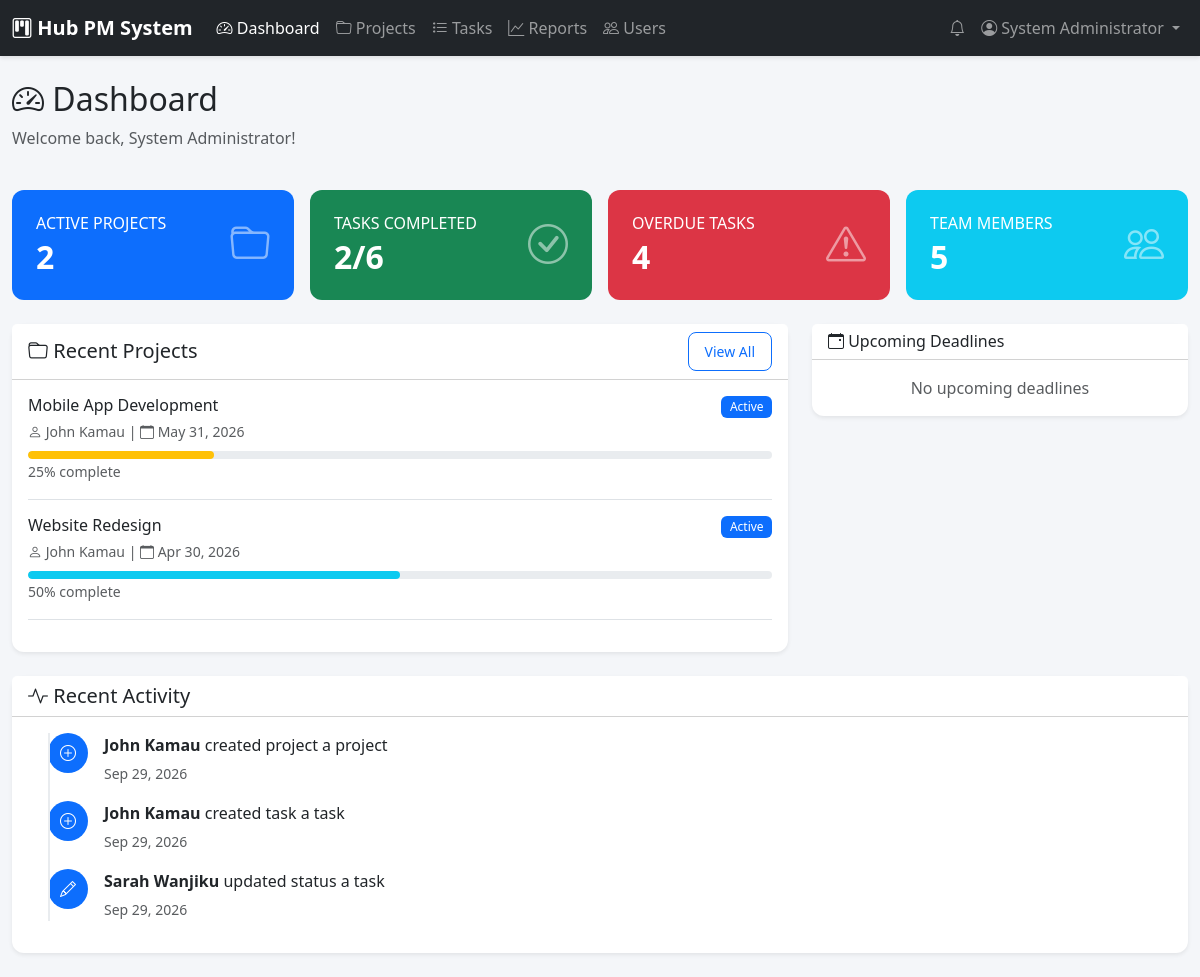
/dashboard.php (signed in), run on the app's committed database.
### tables this page shows
CREATE TABLE projects (
    project_id INT PRIMARY KEY AUTO_INCREMENT,
    title VARCHAR(200) NOT NULL,
    description TEXT,
    start_date DATE NOT NULL,
    end_date DATE NOT NULL,
    manager_id INT NOT NULL,
    status ENUM('Planning', 'Active', 'On Hold', 'Completed', 'Cancelled') DEFAULT 'Planning',
    created_at TIMESTAMP DEFAULT CURRENT_TIMESTAMP,
    updated_at TIMESTAMP DEFAULT CURRENT_TIMESTAMP ON UPDATE CURRENT_TIMESTAMP,
    FOREIGN KEY (manager_id) REFERENCES users(user_id)
);

CREATE TABLE users (
    user_id INT PRIMARY KEY AUTO_INCREMENT,
    username VARCHAR(50) NOT NULL UNIQUE,
    email VARCHAR(100) NOT NULL UNIQUE,
    password_hash VARCHAR(255) NOT NULL,
    full_name VARCHAR(100) NOT NULL,
    role_id INT NOT NULL,
    is_active BOOLEAN DEFAULT TRUE,
    created_at TIMESTAMP DEFAULT CURRENT_TIMESTAMP,
    updated_at TIMESTAMP DEFAULT CURRENT_TIMESTAMP ON UPDATE CURRENT_TIMESTAMP,
    FOREIGN KEY (role_id) REFERENCES roles(role_id)
);

CREATE TABLE activity_logs (
    log_id INT PRIMARY KEY AUTO_INCREMENT,
    user_id INT NOT NULL,
    action VARCHAR(100) NOT NULL,
    entity_type VARCHAR(50) NOT NULL,
    entity_id INT NOT NULL,
    old_value TEXT,
    new_value TEXT,
    created_at TIMESTAMP DEFAULT CURRENT_TIMESTAMP,
    FOREIGN KEY (user_id) REFERENCES users(user_id)
);

### dashboard.php (the view, shortened to what this page needs)
<?php
require_once 'includes/functions.php';
$database = new Database();
$db = $database->getConnection();
$role = $_SESSION['role'];
if ($role === 'Administrator' || $role === 'Project Manager') {
    $projectQuery = "SELECT COUNT(*) as total FROM projects WHERE status != 'Cancelled'";
    $projectStmt = $db->prepare($projectQuery);
    $projectStmt->execute();
    $totalProjects = $projectStmt->fetch()['total'];
    $taskQuery = "SELECT
                    COUNT(*) as total,
                    SUM(CASE WHEN status = 'Completed' THEN 1 ELSE 0 END) as completed
                  FROM tasks";
    $taskStmt = $db->prepare($taskQuery);
    $taskStmt->execute();
    $taskStats = $taskStmt->fetch();
    $overdueQuery = "SELECT COUNT(*) as total FROM tasks
                     WHERE status != 'Completed' AND due_date < CURDATE()";
    $overdueStmt = $db->prepare($overdueQuery);
    $overdueStmt->execute();
    $overdueTasks = $overdueStmt->fetch()['total'];
    $memberQuery = "SELECT COUNT(*) as total FROM users WHERE is_active = 1";
    $memberStmt = $db->prepare($memberQuery);
    $memberStmt->execute();
    $totalMembers = $memberStmt->fetch()['total'];
    $projectsQuery = "SELECT p.*, u.full_name as manager_name
                      FROM projects p
                      JOIN users u ON p.manager_id = u.user_id
                      WHERE p.status != 'Cancelled'
                      ORDER BY p.created_at DESC
                      LIMIT 5";
    $projectsStmt = $db->prepare($projectsQuery);
    $projectsStmt->execute();
    $recentProjects = $projectsStmt->fetchAll();
}
$deadlineQuery = "SELECT t.*, p.title as project_title, u.full_name as assignee_name
                  FROM tasks t
                  JOIN projects p ON t.project_id = p.project_id
                  LEFT JOIN users u ON t.assigned_to = u.user_id
                  WHERE t.status != 'Completed'
                  AND t.due_date BETWEEN CURDATE() AND DATE_ADD(CURDATE(), INTERVAL 7 DAY)";
$deadlineQuery .= " ORDER BY t.due_date ASC LIMIT 5";
$deadlineStmt = $db->prepare($deadlineQuery);
$deadlineStmt->execute();
$upcomingDeadlines = $deadlineStmt->fetchAll();
$activityQuery = "SELECT al.*, u.full_name
                  FROM activity_logs al
                  JOIN users u ON al.user_id = u.user_id
                  ORDER BY al.created_at DESC
                  LIMIT 8";
$activityStmt = $db->prepare($activityQuery);
$activityStmt->execute();
$recentActivity = $activityStmt->fetchAll();
?>
<!DOCTYPE html>
<html lang="en">
<head>
    <link href="https://cdn.jsdelivr.net/npm/bootstrap@5.3.0/dist/css/bootstrap.min.css" rel="stylesheet">
    <link href="https://cdn.jsdelivr.net/npm/bootstrap-icons@1.10.0/font/bootstrap-icons.css" rel="stylesheet">
    <link href="assets/css/style.css" rel="stylesheet">
</head>
<body>
    <?php include 'includes/navbar.php'; ?>
    <div class="container-fluid py-4">
        <div class="row mb-4">
            <div class="col-12">
                <h2><i class="bi bi-speedometer2"></i> Dashboard</h2>
                <p class="text-muted">Welcome back, <?php echo escape($_SESSION['full_name']); ?>!</p>
            </div>
        </div>
        <div class="row g-3 mb-4">
            <?php if ($role === 'Administrator' || $role === 'Project Manager'): ?>
            <div class="col-md-3">
                <div class="card stat-card bg-primary text-white">
                    <div class="card-body">
                        <div class="d-flex justify-content-between">
                            <div>
                                <h6 class="text-uppercase mb-1">Active Projects</h6>
                                <h2 class="mb-0"><?php echo $totalProjects; ?></h2>
                            </div>
                            <i class="bi bi-folder fs-1 opacity-50"></i>
                        </div>
                    </div>
                </div>
            </div>
            <?php endif; ?>
            <div class="col-md-3">
                <div class="card stat-card bg-success text-white">
                    <div class="card-body">
                        <div class="d-flex justify-content-between">
                            <div>
                                <h6 class="text-uppercase mb-1">Tasks Completed</h6>
                                <h2 class="mb-0"><?php echo $taskStats['completed'] ?? 0; ?>/<?php echo $taskStats['total'] ?? 0; ?></h2>
                            </div>
                            <i class="bi bi-check-circle fs-1 opacity-50"></i>
                        </div>
                    </div>
                </div>
            </div>
            <div class="col-md-3">
                <div class="card stat-card bg-danger text-white">
                    <div class="card-body">
                        <div class="d-flex justify-content-between">
                            <div>
                                <h6 class="text-uppercase mb-1">Overdue Tasks</h6>
                                <h2 class="mb-0"><?php echo $overdueTasks; ?></h2>
                            </div>
                            <i class="bi bi-exclamation-triangle fs-1 opacity-50"></i>
                        </div>
                    </div>
                </div>
            </div>
            <?php if ($role === 'Administrator' || $role === 'Project Manager'): ?>
            <div class="col-md-3">
                <div class="card stat-card bg-info text-white">
                    <div class="card-body">
                        <div class="d-flex justify-content-between">
                            <div>
                                <h6 class="text-uppercase mb-1">Team Members</h6>
                                <h2 class="mb-0"><?php echo $totalMembers; ?></h2>
                            </div>
                            <i class="bi bi-people fs-1 opacity-50"></i>
                        </div>
                    </div>
                </div>
            </div>
            <?php endif; ?>
        </div>
        <div class="row g-4">
            <?php if (!empty($recentProjects)): ?>
            <div class="col-lg-8">
                <div class="card shadow-sm">
                    <div class="card-header bg-white d-flex justify-content-between align-items-center">
                        <h5 class="mb-0"><i class="bi bi-folder"></i> Recent Projects</h5>
                        <a href="projects.php" class="btn btn-sm btn-outline-primary">View All</a>
                    </div>
                    <div class="card-body">
                        <?php foreach ($recentProjects as $project):
                            $progress = calculateProjectProgress($project['project_id']);
                        ?>
                        <div class="mb-3 pb-3 border-bottom">
                            <div class="d-flex justify-content-between align-items-start mb-2">
                                <div>
                                    <h6 class="mb-1"><?php echo escape($project['title']); ?></h6>
                                    <small class="text-muted">
                                        <i class="bi bi-person"></i> <?php echo escape($project['manager_name']); ?> |
                                        <i class="bi bi-calendar"></i> <?php echo formatDate($project['end_date']); ?>
                                    </small>
                                </div>
                                <?php echo getStatusBadge($project['status']); ?>
                            </div>
                            <div class="progress" style="height: 8px;">
                                <div class="progress-bar <?php echo getProgressColor($progress); ?>"
                                     style="width: <?php echo $progress; ?>%"></div>
                            </div>
                            <small class="text-muted"><?php echo $progress; ?>% complete</small>
                        </div>
                        <?php endforeach; ?>
                    </div>
                </div>
            </div>
            <?php endif; ?>
            <div class="col-lg-4">
                <div class="card shadow-sm">
                    <div class="card-header bg-white">
                        <h6 class="mb-0"><i class="bi bi-calendar-event"></i> Upcoming Deadlines</h6>
                    </div>
                    <div class="card-body p-0">
                        <?php if (empty($upcomingDeadlines)): ?>
                            <p class="text-muted text-center py-3 mb-0">No upcoming deadlines</p>
                        <?php endif; ?>
                    </div>
                </div>
            </div>
        </div>
        <div class="row mt-4">
            <div class="col-12">
                <div class="card shadow-sm">
                    <div class="card-header bg-white">
                        <h5 class="mb-0"><i class="bi bi-activity"></i> Recent Activity</h5>
                    </div>
                    <div class="card-body">
                        <?php if (empty($recentActivity)): ?>
                            <p class="text-muted text-center py-3 mb-0">No recent activity</p>
                        <?php else: ?>
                            <div class="timeline">
                                <?php foreach ($recentActivity as $activity): ?>
                                <div class="d-flex mb-3">
                                    <div class="flex-shrink-0">
                                        <div class="activity-icon bg-primary text-white rounded-circle d-flex align-items-center justify-content-center" style="width: 40px; height: 40px;">
                                            <i class="bi bi-<?php
                                                echo strpos($activity['action'], 'create') !== false ? 'plus-circle' :
                                                    (strpos($activity['action'], 'update') !== false ? 'pencil' : 'trash');
                                            ?>"></i>
                                        </div>
                                    </div>
                                    <div class="flex-grow-1 ms-3">
                                        <p class="mb-1">
                                            <strong><?php echo escape($activity['full_name']); ?></strong>
                                            <?php echo escape(str_replace('_', ' ', $activity['action'])); ?>
                                            a <?php echo escape($activity['entity_type']); ?>
                                        </p>
                                        <small class="text-muted"><?php echo timeAgo($activity['created_at']); ?></small>
                                    </div>
                                </div>
                                <?php endforeach; ?>
                            </div>
                        <?php endif; ?>
                    </div>
                </div>
            </div>
        </div>
    </div>
</body>
</html>

### includes/functions.php (shortened to what this page needs)
<?php
function escape($string) {
    return htmlspecialchars($string ?? '', ENT_QUOTES, 'UTF-8');
}
function formatDate($date, $format = 'M d, Y') {
    return date($format, strtotime($date));
}
function timeAgo($datetime) {
    $timestamp = strtotime($datetime);
    $difference = time() - $timestamp;
    if ($difference < 60) {
        return 'Just now';
    } elseif ($difference < 3600) {
        $minutes = floor($difference / 60);
        return $minutes . ' minute' . ($minutes > 1 ? 's' : '') . ' ago';
    } elseif ($difference < 86400) {
        $hours = floor($difference / 3600);
        return $hours . ' hour' . ($hours > 1 ? 's' : '') . ' ago';
    } elseif ($difference < 604800) {
        $days = floor($difference / 86400);
        return $days . ' day' . ($days > 1 ? 's' : '') . ' ago';
    } else {
        return formatDate($datetime);
    }
}
function getStatusBadge($status) {
    $classes = [
        'Pending' => 'bg-warning text-dark',
        'In Progress' => 'bg-info text-dark',
        'Completed' => 'bg-success',
        'Blocked' => 'bg-danger',
        'Planning' => 'bg-secondary',
        'Active' => 'bg-primary',
        'On Hold' => 'bg-warning text-dark',
        'Cancelled' => 'bg-dark',
        'Overdue' => 'bg-danger'
    ];
    $class = $classes[$status] ?? 'bg-secondary';
    return '<span class="badge ' . $class . '">' . escape($status) . '</span>';
}
function getProgressColor($percentage) {
    if ($percentage >= 50) return 'bg-info';
    if ($percentage >= 25) return 'bg-warning';
    return 'bg-danger';
}
function calculateProjectProgress($projectId) {
    $database = new Database();
    $db = $database->getConnection();
    $query = "SELECT
                COUNT(*) as total_tasks,
                SUM(CASE WHEN status = 'Completed' THEN 1 ELSE 0 END) as completed_tasks
              FROM tasks
              WHERE project_id = :project_id";
    $stmt = $db->prepare($query);
    $stmt->bindParam(':project_id', $projectId);
    $stmt->execute();
    $result = $stmt->fetch();
    return round(($result['completed_tasks'] / $result['total_tasks']) * 100);
}
?>

### data on the page
projects: title "Mobile App Development", manager.full_name "John Kamau", end_date "May 31, 2026", status "Active", progress "25"
projects: title "Website Redesign", manager.full_name "John Kamau", end_date "Apr 30, 2026", status "Active", progress "50"
activity_logs: user.full_name "John Kamau", action "created project", entity_type "project", created_at "Sep 29, 2026"
activity_logs: user.full_name "John Kamau", action "created task", entity_type "task", created_at "Sep 29, 2026"
activity_logs: user.full_name "Sarah Wanjiku", action "updated status", entity_type "task", created_at "Sep 29, 2026"

### other printed values
APP_NAME "Hub PM System"
$_SESSION['full_name'] "System Administrator"
$totalProjects "2"
$taskStats['completed'] "2"
$taskStats['total'] "6"
$overdueTasks "4"
$totalMembers "5"
